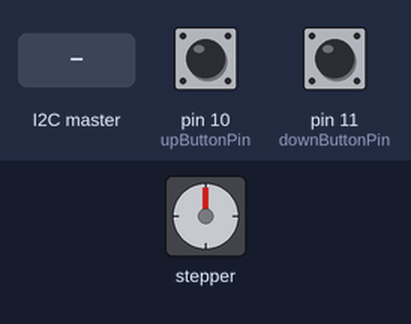
This sketch was run on a simulated Arduino Uno, built with avr-gcc and run on an emulated ATmega328P. On the bench: stepper motor. Wiring (inferred from the names in the program): stepper motor driver (200 steps per turn assumed): step pin 8; direction pin 9. The inputs (shaded band) are chosen by the test bench; at power-on: pin 10 (upButtonPin) LOW, pin 11 (downButtonPin) LOW.

Above: at 1.2 s.
1.3 s: the I2C master sends the byte 1
At 4.1 s:
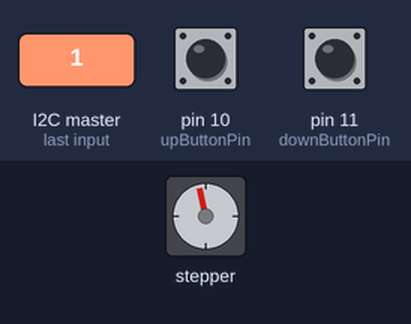
4.3 s: the I2C master sends the byte 2
At 7.28 s:
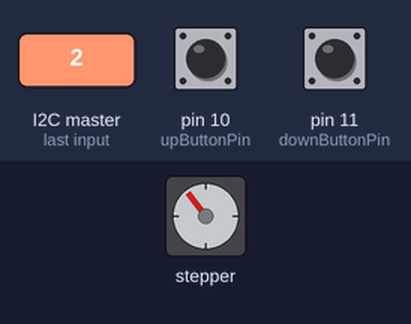
7.3 s: the I2C master sends the byte 90
At 7.58 s:
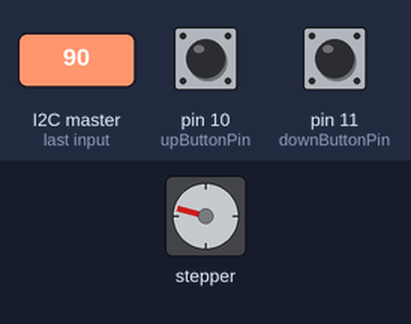
Timing chart, 0 to 19.3 s (numbered marks = the images above; inputs shaded):
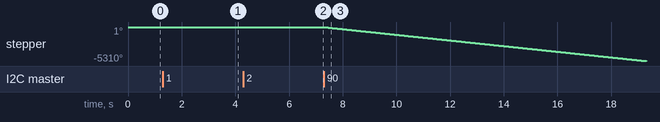

The sketch:

Syringe_Pump_3_0_pump2.ino
```cpp
/*
Version 3.0 - Biomaker Challenge 2017 - Team 6 - October 2017
Sketch for running a syringe pump either controlled manually using the up and down buttons on the pump
or automatically under control by a control unit over I2C communication.

For now all units are coded for a 50 ml syringe and a NEMA17 12 V, 350 mA stepper, 1.8 deg per step.
If another setup is required change the appropriate variables below.

I2C communication allows an external Arduino to set the flow rate in ml/min. This sketch receives the input
and converts this to the required steps/min for the syringe and motor used.

Default state, with no I2C device connected is manual run using an UP and a DOWN button on the front of
the syringe pump. I2C communication, if present takes precedence and will disable the manual running.
*/

//Include the Wire library for I2C communication to the control unit
#include <Wire.h>

//Motor control variables - defined by wiring - see circuit diagrams
int stepPin = 8;
int dirPin = 9;
int upButtonPin = 10;
int downButtonPin = 11;

int steps;
int stepInterval = 10; //Milliseconds between steps

//Syringe and pump variables - change these when changing syringe
float volumePerMM = 1.8;    //50 ml syringe has 1.8 mm/ml, volume per step is in ml
float distPerStep = 0.004;  //Pitch of an M5 threaded rod 0.8 mm - 0.8 mm/360 degrees. The motor used does 1.8 deg/step -> distance per step is 0.8/(360/1.8)
float volumePerStep = volumePerMM*distPerStep;
float flowRate;
float delayBetwSteps;

//Button control variables
bool upButtonPressed = false;
bool downButtonPressed = false;

//Data transmission variables
int data = 0;
byte pumpAddress = 10;

void setup()
{
  //Set up pins
  pinMode(stepPin, OUTPUT);
  pinMode(dirPin, OUTPUT);
  pinMode (upButtonPin, INPUT);
  pinMode (downButtonPin, INPUT);

  //Start I2C communication - set pump address in address variables
  Wire.begin(pumpAddress);

  //Initialize event for processing data from Control unit
  Wire.onReceive(receiveEvent);
}

void loop()
{
  //Default state of the pump - data is at 0 - allows manual control using the up and down buttons on the pump
  if(data == 0)
  {
    RunPumpManually();
  }
  //When receive data from the control unit - this changes the variable data to the flow rate - disable manual control and run automatically
  else if(data >0)
  {
    RunPump(data);
  }
}

//Receive flow rate data from control unit
void receiveEvent(int nrOfBytes)
{
  //Read in data
  int x = Wire.read();
  data = x;
}

//Function that runs the pump under control of the control unit using the control unit data as input
void RunPump(int rate)
{
  //Set the pump flow rate to the received rate
  flowRate = float(rate);

  //Calculate the delay required between steps (dependent on the syringe size and motors - if you want to change these change the associated variables)
  delayBetwSteps = (volumePerStep/flowRate);
  delayBetwSteps = delayBetwSteps * 1000 * 60;

  //Run pump
  TurnStepper(false, 1, delayBetwSteps);
}


//Uses two buttons connected to the Arduino to manually control the pump - use for filling and resetting pump
//Only works if the pump is not under control of the control unit (data = 0)
void RunPumpManually()
{
  while(data == 0)
  {
   //Read in data from the buttons
    upButtonPressed = digitalRead(upButtonPin);
    downButtonPressed = digitalRead(downButtonPin);

    //While pressing the up button, move the syringe pump up
    if (upButtonPressed)
    {
      TurnStepper(true,10,3);
    }
   //While pressing the down button, move the syringe pump down
    if (downButtonPressed)
    {
      TurnStepper(false,10,3);
    }
  }
}

//Controls the stepper motors (this function allows for multiple steps per function call)
void TurnStepper (bool motorDir, int steps, int interval)
{
  //Set the motor direction to CW or CCW (depending on the motor wiring)
  if(motorDir)
  {
    digitalWrite(dirPin,HIGH);
  }
  else
  {
    digitalWrite(dirPin,LOW);
  }

  //Run the motor for the defined number of steps
  for (int i = 0; i < steps; i++)
  {
    digitalWrite(stepPin,HIGH);
    digitalWrite(stepPin,LOW);
    delay(interval);
  }
}
```
